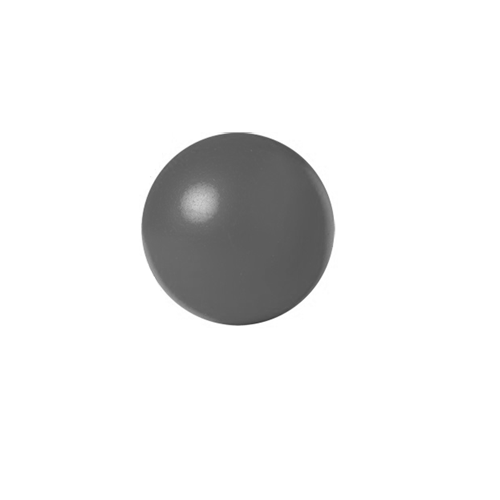
#> input picture TyperogFormater/LEK4/Transformation/ball_size1.png, 500 x 500 px
$ python E.py
#> lines starting #> are read from the running program, lines starting #| are printed output that depends on the picture; after the words box and inside, x2 and y2 are one past the last pixel; in counts of white or black regions, pixels touching at a corner belong together
import cv2
import numpy

image1 = cv2.imread("ball_size1.png")
#> image1 is the input picture: shape (500, 500, 3); min 55, max 255, mean 236.9
image2 = cv2.imread("ball_size2.png")
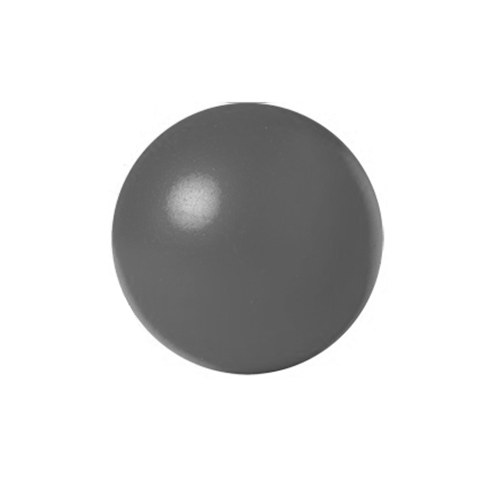
#> input picture TyperogFormater/LEK4/Transformation/ball_size2.png, 500 x 500 px
#> image2 is the input picture: shape (500, 500, 3); min 54, max 255, mean 219
image3 = cv2.imread("ball_size3.png")
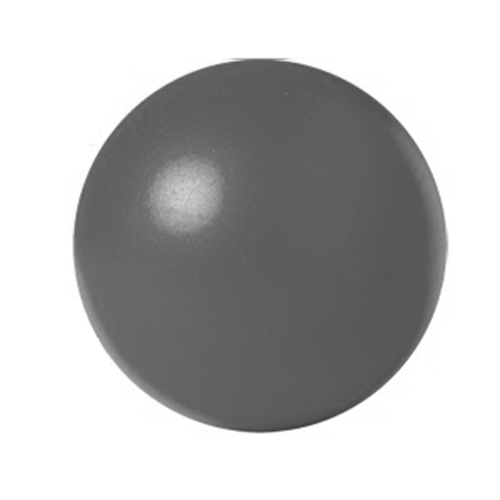
#> input picture TyperogFormater/LEK4/Transformation/ball_size3.png, 500 x 500 px
#> image3 is the input picture: shape (500, 500, 3); min 55, max 255, mean 187


gray1 = cv2.cvtColor(image1, cv2.COLOR_BGR2GRAY)
gray2 = cv2.cvtColor(image2, cv2.COLOR_BGR2GRAY)
gray3 = cv2.cvtColor(image3, cv2.COLOR_BGR2GRAY)

ret,thresh = cv2.threshold(gray1,127,255,0)
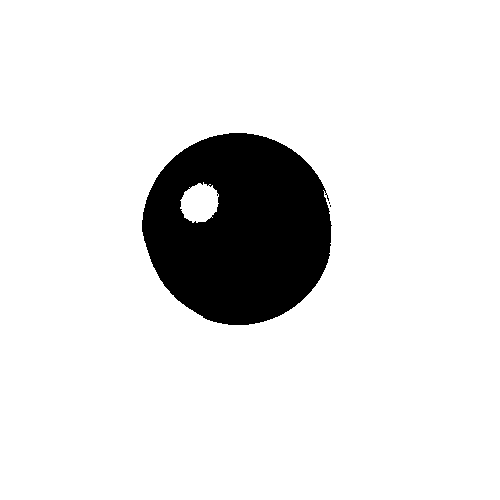
#> thresh: shape (500, 500); 89.1% white; 3 black regions (2 under 20 px), largest, box (x1, y1, x2, y2) and area: (142, 133, 332, 325) 27251
ret1,thresh1 = cv2.threshold(gray2,127,255,0)
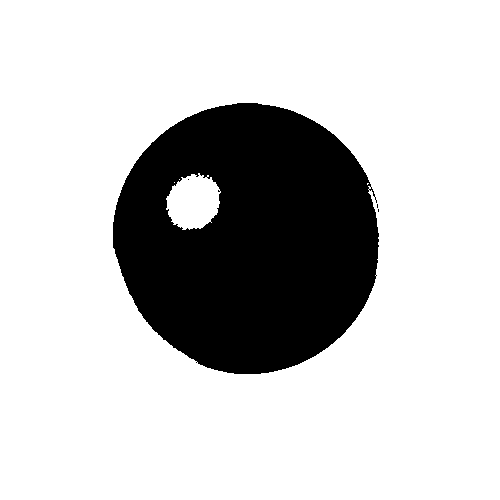
#> thresh1: shape (500, 500); 78.4% white; 4 black regions (3 under 20 px), largest, box (x1, y1, x2, y2) and area: (113, 103, 379, 374) 54072
ret2,thresh2 = cv2.threshold(gray3,127,255,0)
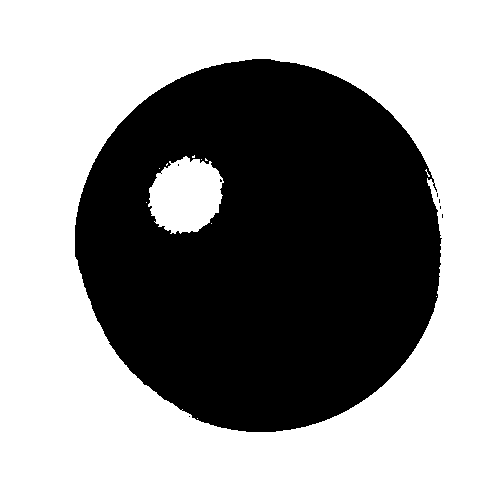
#> thresh2: shape (500, 500); 59.1% white; 8 black regions (7 under 20 px), largest, box (x1, y1, x2, y2) and area: (75, 59, 442, 432) 102312

ball1 = cv2.countNonZero(thresh)
#> ball1 = 222745
ball2 = cv2.countNonZero(thresh1)
#> ball2 = 195920
ball3 = cv2.countNonZero(thresh2)
#> ball3 = 147665

print(ball1)
#| 222745
print(ball2)
#| 195920
print(ball3)
#| 147665

if ball1 < ball2 and ball1 < ball3:
    cv2.imshow("Biggest ball is Image 1",image1)
elif ball2 < ball3:
    cv2.imshow("Biggest ball is Image 2",image2)
else:
    cv2.imshow("Biggest ball is Image 3",image3 )

#til at checke sort hvid billeder om de er korrekte
#cv2.imshow("Biggest ball is Image 1",thresh)
#cv2.imshow("Biggest ball is Image 3",thresh2)
#cv2.imshow("Biggest ball is Image 2",thresh1)

cv2.waitKey(0)
